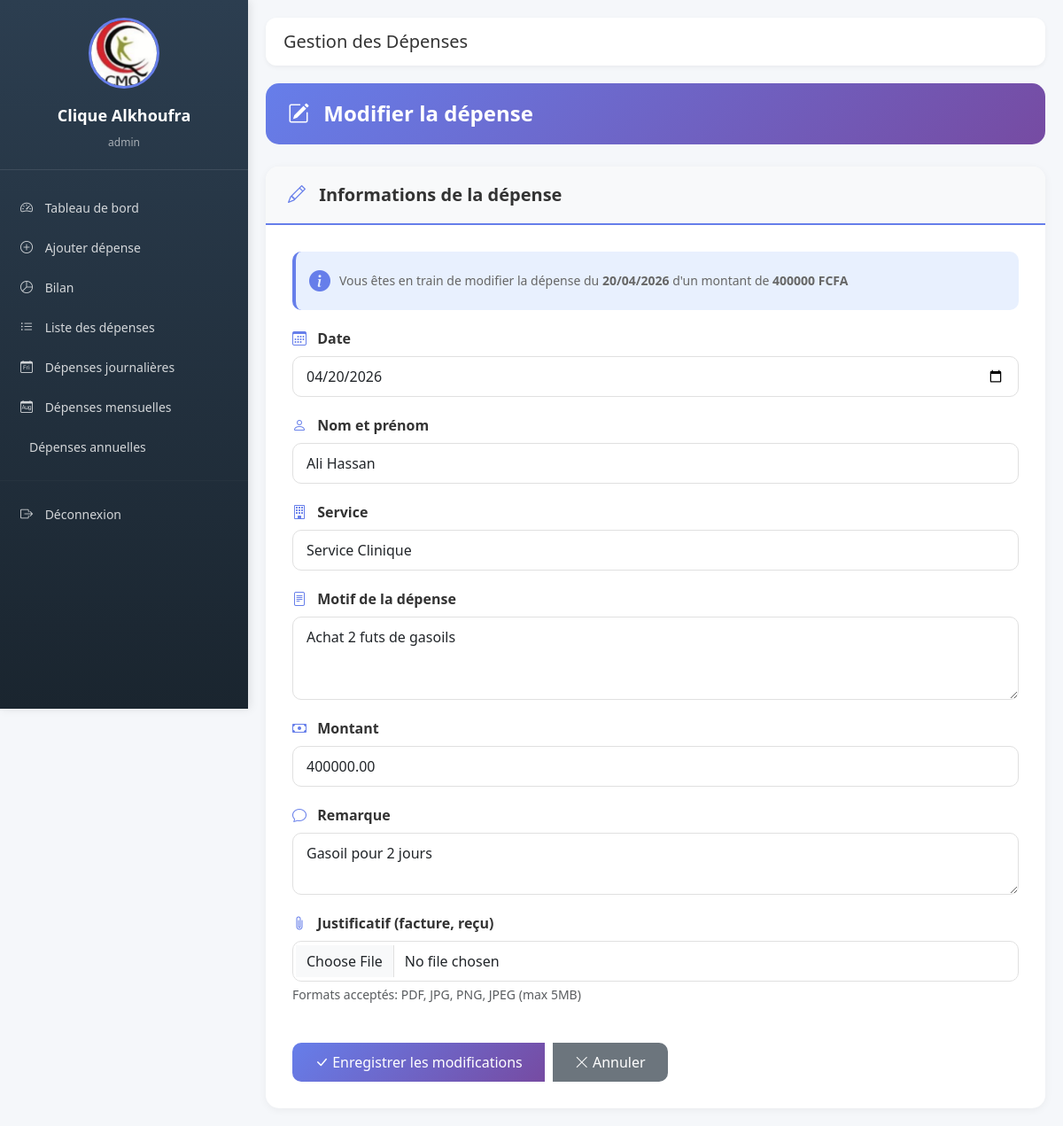
The page /modifier/1/ (signed in) on the database as committed earlier.
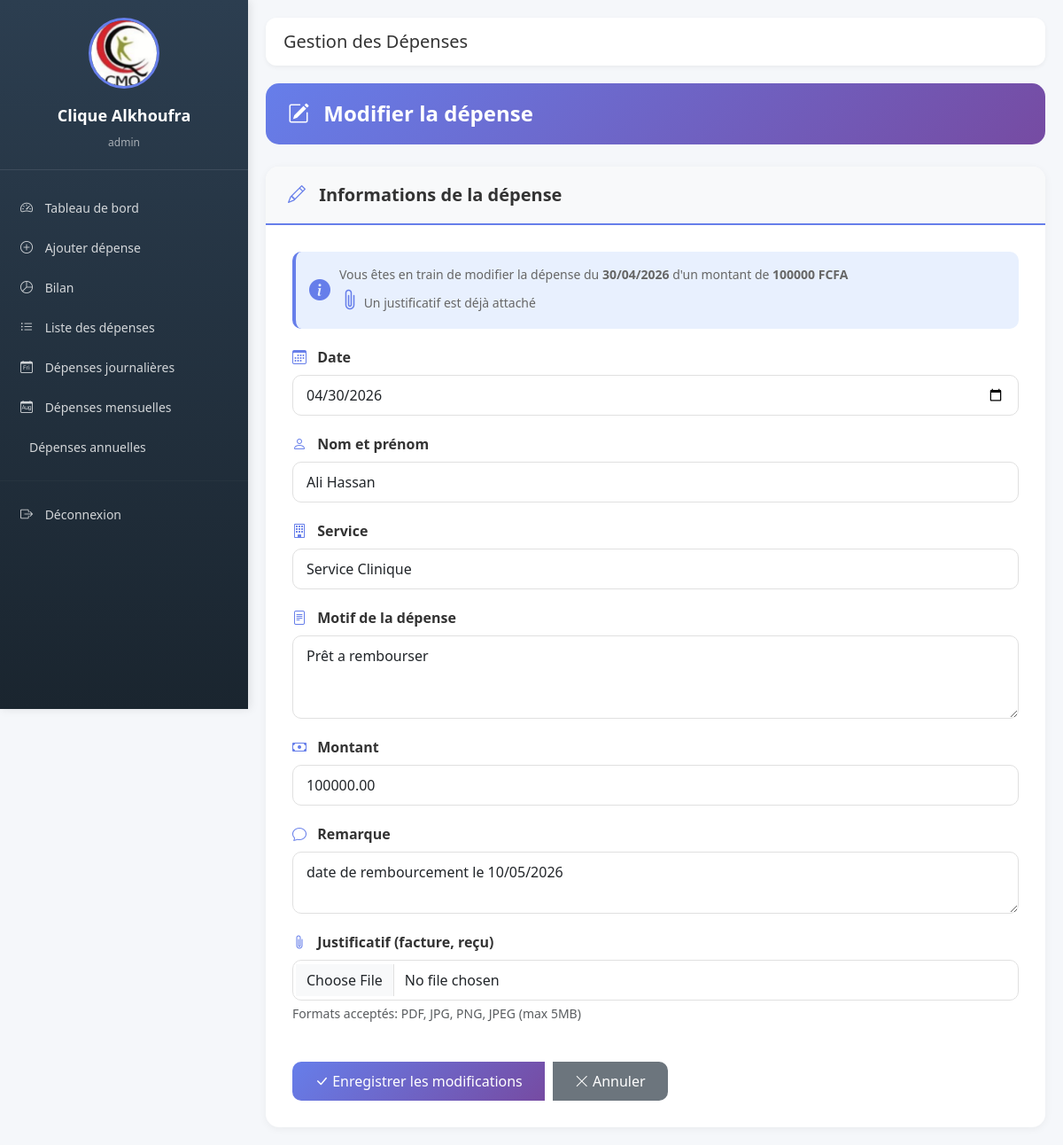
The same page on the database as committed later.
### depenses/models.py (models this page shows, shortened)
class Depense(models.Model):
    SERVICES = [
        ('SERVICE_CLINIQUE', 'Service Clinique'),
        ('LABORATOIRE', 'Laboratoire'),
        ('CHIRURGIE_INFIRMERIE', 'Chirurgie et Infirmerie'),
        ('CARBURANT', 'Carburant'),
        ('MAINTENANCE', 'Maintenance'),
        ('LOCATION', 'Location'),
        ('CAMPUS_MEDECIN', 'Campus Médecin'),
        ('TAXES', 'Taxes'),
        ('SALAIRE', 'Salaire'),
        ('RECEPTION', 'Réception'),
        ('HYGIENE', 'Hygiène'),
        ('AUTRES', 'Autres'),
    ]
    date = models.DateField(default=timezone.now)
    nom_prenom = models.CharField(max_length=200, verbose_name="Nom et prénom")
    service = models.CharField(max_length=50, choices=SERVICES, default='AUTRES')
    motif_depense = models.TextField(verbose_name="Motif de la dépense")
    montant = models.DecimalField(max_digits=10, decimal_places=2)
    remarque = models.TextField(blank=True, null=True)
    nom_utilisateur = models.ForeignKey(User, on_delete=models.CASCADE)
    created_at = models.DateTimeField(auto_now_add=True)
    updated_at = models.DateTimeField(auto_now=True)
    justificatif = models.FileField(
        upload_to=upload_justificatif_path,
        verbose_name="Justificatif (facture, reçu)",
        blank=True,
        null=True,
        help_text="Formats acceptés: PDF, JPG, PNG, JPEG (max 5MB)"
    )
    justificatif_nom = models.CharField(max_length=255, blank=True, null=True)
    class Meta:
        ordering = ['-date']
        verbose_name = "Dépense"
        verbose_name_plural = "Dépenses"

### depenses/views.py (the view)
# urls.py: path('modifier/<int:pk>/', views.modifier_depense, name='modifier_depense'),
@login_required
def modifier_depense(request, pk):
    depense = get_object_or_404(Depense, pk=pk, nom_utilisateur=request.user)
    if request.method == 'POST':
        form = DepenseForm(request.POST, request.FILES, instance=depense)
        if form.is_valid():
            form.save()
            messages.success(request, "Dépense modifiée avec succès.")
            return redirect('liste_depenses')
    else:
        form = DepenseForm(instance=depense)
    return render(request, 'depenses/modifier_depense.html', {'form': form, 'depense': depense})

### depenses/forms.py (shortened to what this page needs)
class DepenseForm(forms.ModelForm):
    class Meta:
        model = Depense
        fields = ['date', 'nom_prenom', 'service', 'motif_depense', 'montant', 'remarque', 'justificatif']
        widgets = {
            'date': forms.DateInput(attrs={'type': 'date', 'class': 'form-control'}),
            'nom_prenom': forms.TextInput(attrs={'class': 'form-control', 'placeholder': 'Nom et prénom'}),
            'service': forms.Select(attrs={'class': 'form-control'}),
            'motif_depense': forms.Textarea(attrs={'class': 'form-control', 'rows': 3, 'placeholder': 'Motif de la dépense'}),
            'montant': forms.NumberInput(attrs={'class': 'form-control', 'placeholder': 'Montant en FCFA'}),
            'remarque': forms.Textarea(attrs={'class': 'form-control', 'rows': 2, 'placeholder': 'Remarques (optionnel)'}),
            'justificatif': forms.FileInput(attrs={'class': 'form-control', 'accept': '.pdf,.jpg,.jpeg,.png'}),
        }

### depenses/templates/depenses/modifier_depense.html (shortened to what this page needs)
{% extends 'depenses/base.html' %}
{% load django_bootstrap5 %}
{% load static %}
{% block content %}
<div class="page-container">
    <div class="page-header">
        <h2>
            <i class="bi bi-pencil-square"></i> Modifier la dépense
        </h2>
    </div>
    <div class="form-card">
        <div class="form-card-header">
            <h3>
                <i class="bi bi-pencil"></i> Informations de la dépense
            </h3>
        </div>
        <div class="form-card-body">
            <div class="info-badge">
                <i class="bi bi-info-circle-fill"></i>
                <div class="info-text">
                    Vous êtes en train de modifier la dépense du
                    <strong>{{ depense.date|date:"d/m/Y" }}</strong> d'un montant de
                    <strong>{{ depense.montant|floatformat:0 }} FCFA</strong>
                    {% if depense.justificatif %}
                        <br><i class="bi bi-paperclip"></i> Un justificatif est déjà attaché
                    {% endif %}
                </div>
            </div>
            <form method="post" enctype="multipart/form-data">
                {% for field in form %}
                <div class="form-group">
                    <label for="{{ field.id_for_label }}" class="form-label">
                        <i class="bi bi-{% if field.name == 'date' %}calendar3{% elif field.name == 'nom_prenom' %}person{% elif field.name == 'service' %}building{% elif field.name == 'motif_depense' %}file-text{% elif field.name == 'montant' %}cash{% elif field.name == 'justificatif' %}paperclip{% else %}chat{% endif %}"></i>
                        {{ field.label }}
                    </label>
                    {% if field.name == 'date' %}
                        <input type="date" name="{{ field.name }}" id="{{ field.id_for_label }}"
                               class="form-control" value="{{ field.value|date:'Y-m-d' }}">
                    {% else %}
                        {{ field }}
                    {% endif %}
                    {% if field.help_text %}
                        <small class="text-muted d-block mt-1">{{ field.help_text }}</small>
                    {% endif %}
                </div>
                {% endfor %}
                <div class="btn-group mt-4">
                    <button type="submit" class="btn btn-action btn-primary-custom">
                        <i class="bi bi-check-lg"></i> Enregistrer les modifications
                    </button>
                    <a href="{% url 'liste_depenses' %}" class="btn btn-action btn-secondary-custom">
                        <i class="bi bi-x-lg"></i> Annuler
                    </a>
                </div>
            </form>
        </div>
    </div>
</div>
{% endblock %}

Rows that differ between the two databases and show on the page:
changed Depense "Ali Hassan": date "20/04/2026" → "30/04/2026"; montant "400000" → "100000"; date "04/20/2026" → "04/30/2026"; motif_depense "Achat 2 futs de gasoils" → "Prêt a rembourser"; montant "400000.00" → "100000.00"; remarque "Gasoil pour 2 jours" → "date de rembourcement le 10/05/2026"
Other text that changed with them:
text now shown: "Un justificatif est déjà attaché"
